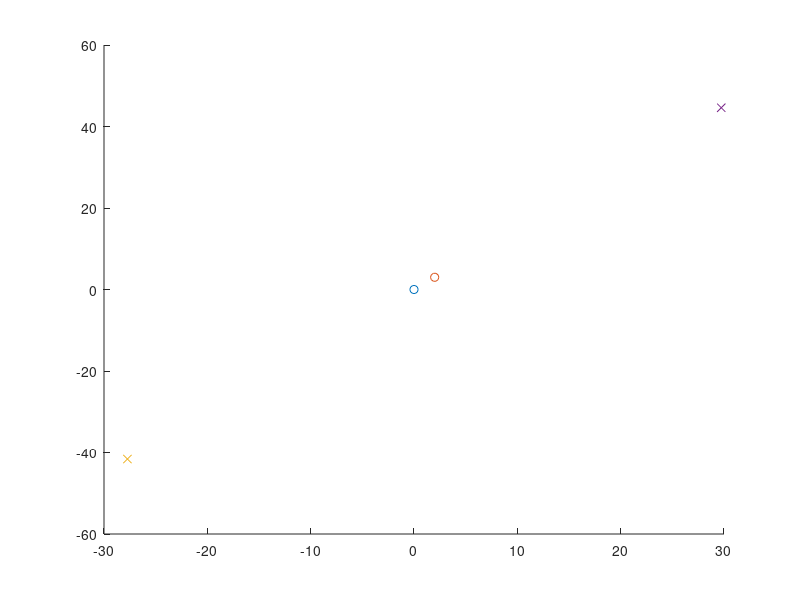

This chart was generated by the following MATLAB code:
close all
clear all
clc

a = [0,0];
b = [2,3];

figure(1);
hold on;
plot(a(1),a(2),'o');
plot(b(1),b(2),'o');
x = -100;
t = x/2*(b-a)/norm(b-a);
a = a + t;
b = b - t;

plot(a(1),a(2),'x');
plot(b(1),b(2),'x');
% plot(d(1),d(2),'*');
% plot(e(1),e(2),'*');